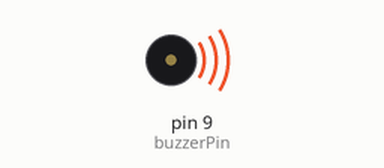
This sketch was run on a simulated Arduino Uno, built with avr-gcc and run on an emulated ATmega328P. On the bench: buzzer (waves = sounding).

Above: at 0.2 s.
At 19.45 s:
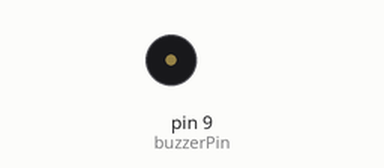
Timing chart, 0 to 19.8 s (numbered marks = the images above):
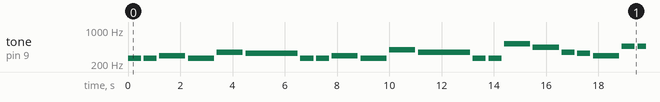

The sketch:

Happy_Birthday.ino
```cpp
#define buzzerPin 9 // Connect your buzzer to pin 9

// Define the melody (frequencies in Hz) and note durations (in milliseconds)
int melody[] = {262, 262, 294, 262, 349, 330, // "Happy birthday to you"
                262, 262, 294, 262, 392, 349, // "Happy birthday to you"
                262, 262, 523, 440, 349, 330, 294, // "Happy birthday dear [Name]"
                466, 466, 440, 349, 392, 349};    // "Happy birthday to you"
int noteDurations[] = {500, 500, 1000, 1000, 1000, 2000, // Durations for each note
                       500, 500, 1000, 1000, 1000, 2000,
                       500, 500, 1000, 1000, 500, 500, 1000,
                       500, 500, 1000, 1000, 1000, 2000};

void setup() {
  pinMode(buzzerPin, OUTPUT); // Set the buzzer pin as OUTPUT
}

void loop() {
  // Play each note in the melody
  for (int i = 0; i < sizeof(melody) / sizeof(melody[0]); i++) {
    tone(buzzerPin, melody[i]);          // Play the note
    delay(noteDurations[i]);            // Wait for the note duration
    noTone(buzzerPin);                  // Stop the tone between notes
    delay(100);                         // Short gap between notes
  }
  delay(5000); // Wait 5 seconds before playing the tune again
}
```

Measured:
- by itself, tone on pin 9 (buzzerPin): plays 262 Hz for 0.50 s, 262 Hz for 0.50 s, 294 Hz for 1.0 s, 262 Hz for 1.0 s, 349 Hz for 1.0 s, 330 Hz for 2.0 s … (109 notes in this stretch)
